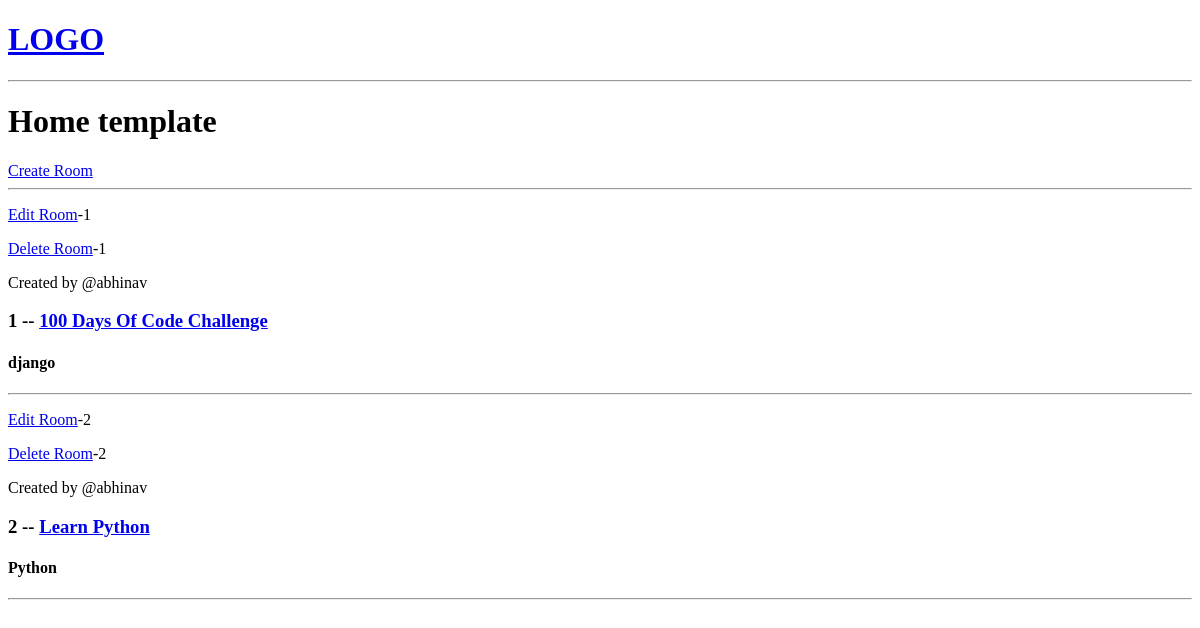
The app's page /, older data.
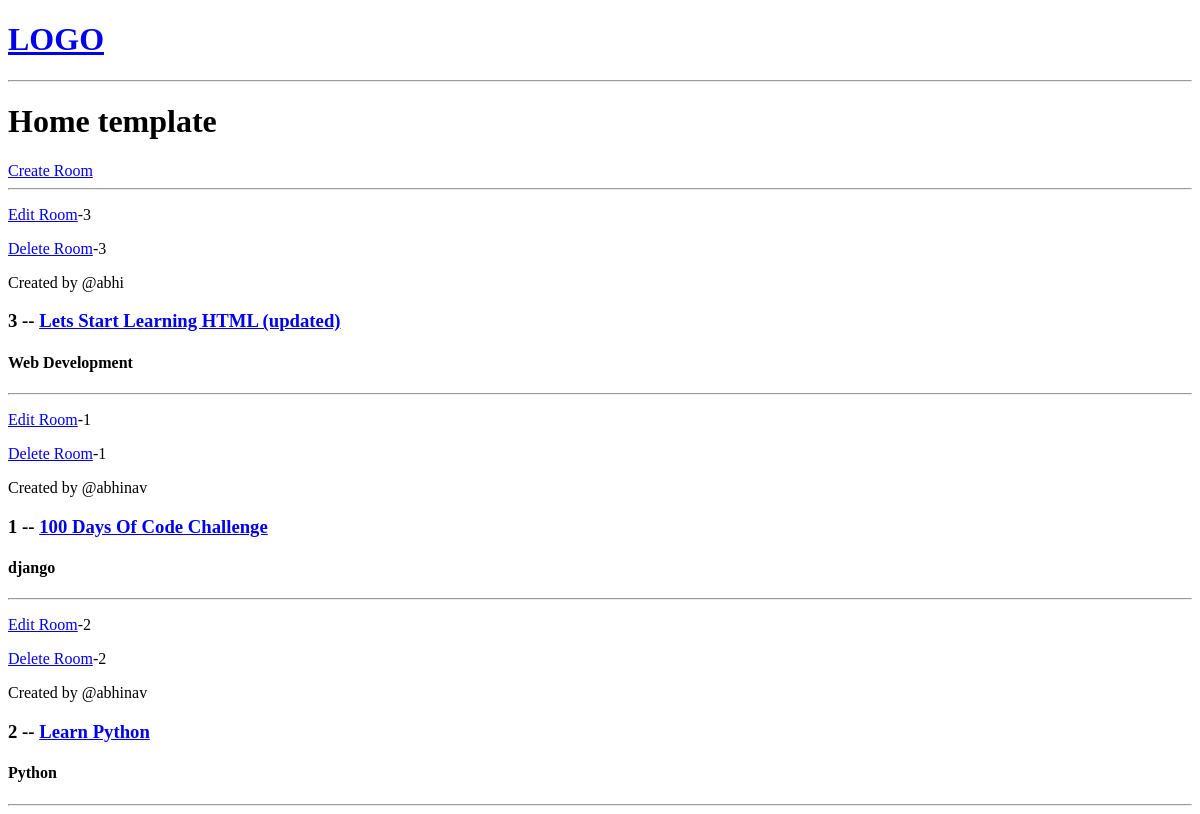
The same page, newer data.
### base/models.py (models this page shows, shortened)
class Room(models.Model):
    host = models.ForeignKey(User, on_delete=models.SET_NULL, null=True)
    topic =  models.ForeignKey(Topic, on_delete=models.SET_NULL, null=True)
    name = models.CharField(max_length=200, null=False)
    description = models.TextField(null=True, blank=True)
    updated = models.DateTimeField(auto_now=True)
    created = models.DateTimeField(auto_now_add=True)
    class Meta:
        ordering = ['-updated', '-created']

class Topic(models.Model):
    name = models.CharField(max_length=200)

### base/views.py (the view)
# urls.py: path('', views.home, name= 'home'),
def home(request):
    rooms = Room.objects.all()
    context = {'rooms':rooms}
    return render(request, 'base/home.html', context)

### base/templates/base/home.html
{% extends "main.html" %} {% block content %}
<h1>Home template</h1>
<div>
  <a href="{% url 'create-room' %}">Create Room</a><br />
  <hr />
  {% for room in rooms %}
  <p><a href="{% url 'update-room' room.id %}">Edit Room</a>-{{room.id}}</p>
  <p><a href="{% url 'delete-room' room.id %}">Delete Room</a>-{{room.id}}</p>
  <span>Created by @{{room.host.username}}</span>
  <h3>{{room.id}} -- <a href="{% url 'room' room.id %}">{{room.name}}</a></h3>
  <h4>{{room.topic.name}}</h4>
  <hr />
  {% endfor %}
</div>
{% endblock %}

Row changes from the older to the newer data that the page shows:
added Room: id "3", host.username "abhi", name "Lets Start Learning HTML (updated)", topic.name "Web Development"
